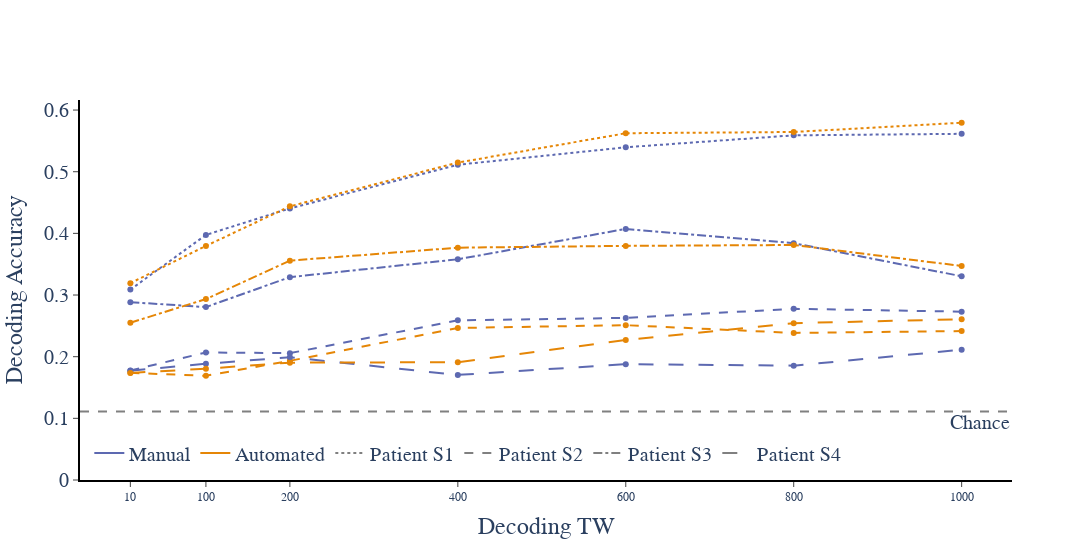

Notebook code for this chart:
### Code cell
import plotly.graph_objects as go

# Prepare data: one line per patient × aligner
df_plot = per_patient.copy()
df_plot["TW_value"] = df_plot["Decoding TW"].map(tw_map)

fig = go.Figure()

# assign each patient a dash style
dash_styles = ["dot", "dash", "dashdot", "longdash", "longdashdot"]
patients = df_plot["Patient"].unique()
patient_dash_map = {
    patient: dash_styles[i % len(dash_styles)] for i, patient in enumerate(patients)
}

# Real traces (hidden from legend)
for patient in patients:
    for aligner in ["Manual", "Automated"]:
        df_sub = df_plot[(df_plot["Patient"] == patient) & (df_plot["Aligner"] == aligner)]
        df_sub = df_sub.sort_values("TW_value")
        
        fig.add_trace(
            go.Scatter(
                x=df_sub["TW_value"],
                y=df_sub["Accuracy"],
                mode="lines+markers",
                name=f"{aligner} - P{patient}",
                line=dict(
                    color=colorsmap[aligner],
                    dash=patient_dash_map[patient],
                    width=2
                ),
                showlegend=False  # suppress patient × aligner combos
            )
        )

# Dummy traces for legend: aligners (color only)
for aligner in ["Manual", "Automated"]:
    fig.add_trace(
        go.Scatter(
            x=[None], y=[None],
            mode="lines",
            line=dict(color=colorsmap[aligner], width=2),
            name=aligner, 
        )
    )

# Dummy traces for legend: patients (dash only, neutral color)
for patient in patients:
    fig.add_trace(
        go.Scatter(
            x=[None], y=[None],
            mode="lines",
            line=dict(color="gray", dash=patient_dash_map[patient], width=2),
            name=f"Patient {patient}"
        )
    )

# Chance line
fig.add_hline(
    y=1/9,
    line_dash="dash",
    line_color="gray",
    annotation_text="Chance",
    annotation_position="bottom right"
)

# Axes formatting
fig.update_yaxes(
    title="Decoding Accuracy",
    rangemode="tozero",
    showline=True, linecolor="black", linewidth=2, ticks="outside"
)
fig.update_xaxes(
    title="Decoding TW",
    tickvals=list(tw_map.values()),
    ticktext=list(tw_mapms.values()),
    tickfont=dict(size=12),
    automargin=True,
    showline=True, linecolor="black", linewidth=2, ticks="outside"
)
fig.update_layout(
    plot_bgcolor='white',
    legend=dict(
        orientation='h',
        yanchor='bottom',
        y=0.02,
        xanchor='left',
        x=0.01,
        title_text=''
    ),
    title_text='',
    title_x=0.5,
    font=dict(size=20, family='Arial'), 
    width=2200
)
fig.write_image(r"Figures\Figure 4\October_2025\manualvsautomated_DecodingAccByDTWLinePlotbypat5.pdf", format="pdf")
fig.show()

### Figure 1 — Plotly figure (JSON) as saved in the notebook; plotly's stock layout.template omitted (floating-point values rounded to 4 significant figures)
{"data": [{"line": {"color": "rgb(93, 105, 177)", "dash": "dot", "width": 2}, "mode": "lines+markers", "name": "Manual - PS1", "showlegend": false, "type": "scatter", "x": [0.01, 0.1, 0.2, 0.4, 0.6, 0.8, 1.0], "y": [0.3088, 0.3975, 0.4405, 0.5113, 0.5396, 0.559, 0.5615]}, {"line": {"color": "rgb(229, 134, 6)", "dash": "dot", "width": 2}, "mode": "lines+markers", "name": "Automated - PS1", "showlegend": false, "type": "scatter", "x": [0.01, 0.1, 0.2, 0.4, 0.6, 0.8, 1.0], "y": [0.3192, 0.3796, 0.4438, 0.5148, 0.5624, 0.5644, 0.5794]}, {"line": {"color": "rgb(93, 105, 177)", "dash": "dash", "width": 2}, "mode": "lines+markers", "name": "Manual - PS2", "showlegend": false, "type": "scatter", "x": [0.01, 0.1, 0.2, 0.4, 0.6, 0.8, 1.0], "y": [0.1777, 0.2068, 0.2057, 0.2589, 0.2629, 0.2777, 0.2731]}, {"line": {"color": "rgb(229, 134, 6)", "dash": "dash", "width": 2}, "mode": "lines+markers", "name": "Automated - PS2", "showlegend": false, "type": "scatter", "x": [0.01, 0.1, 0.2, 0.4, 0.6, 0.8, 1.0], "y": [0.1738, 0.169, 0.1933, 0.2465, 0.2511, 0.2385, 0.2416]}, {"line": {"color": "rgb(93, 105, 177)", "dash": "dashdot", "width": 2}, "mode": "lines+markers", "name": "Manual - PS3", "showlegend": false, "type": "scatter", "x": [0.01, 0.1, 0.2, 0.4, 0.6, 0.8, 1.0], "y": [0.2884, 0.2804, 0.329, 0.358, 0.4072, 0.3841, 0.3304]}, {"line": {"color": "rgb(229, 134, 6)", "dash": "dashdot", "width": 2}, "mode": "lines+markers", "name": "Automated - PS3", "showlegend": false, "type": "scatter", "x": [0.01, 0.1, 0.2, 0.4, 0.6, 0.8, 1.0], "y": [0.2551, 0.2935, 0.3558, 0.3768, 0.3797, 0.3812, 0.3471]}, {"line": {"color": "rgb(93, 105, 177)", "dash": "longdash", "width": 2}, "mode": "lines+markers", "name": "Manual - PS4", "showlegend": false, "type": "scatter", "x": [0.01, 0.1, 0.2, 0.4, 0.6, 0.8, 1.0], "y": [0.1773, 0.1885, 0.1991, 0.1704, 0.1879, 0.1854, 0.2113]}, {"line": {"color": "rgb(229, 134, 6)", "dash": "longdash", "width": 2}, "mode": "lines+markers", "name": "Automated - PS4", "showlegend": false, "type": "scatter", "x": [0.01, 0.1, 0.2, 0.4, 0.6, 0.8, 1.0], "y": [0.1737, 0.1805, 0.1904, 0.191, 0.2272, 0.2544, 0.2607]}, {"line": {"color": "rgb(93, 105, 177)", "width": 2}, "mode": "lines", "name": "Manual", "type": "scatter", "x": [null], "y": [null]}, {"line": {"color": "rgb(229, 134, 6)", "width": 2}, "mode": "lines", "name": "Automated", "type": "scatter", "x": [null], "y": [null]}, {"line": {"color": "gray", "dash": "dot", "width": 2}, "mode": "lines", "name": "Patient S1", "type": "scatter", "x": [null], "y": [null]}, {"line": {"color": "gray", "dash": "dash", "width": 2}, "mode": "lines", "name": "Patient S2", "type": "scatter", "x": [null], "y": [null]}, {"line": {"color": "gray", "dash": "dashdot", "width": 2}, "mode": "lines", "name": "Patient S3", "type": "scatter", "x": [null], "y": [null]}, {"line": {"color": "gray", "dash": "longdash", "width": 2}, "mode": "lines", "name": "Patient S4", "type": "scatter", "x": [null], "y": [null]}], "layout": {"annotations": [{"showarrow": false, "text": "Chance", "x": 1, "xanchor": "right", "xref": "x domain", "y": 0.1111, "yanchor": "top", "yref": "y"}], "font": {"family": "Arial", "size": 20}, "legend": {"orientation": "h", "title": {"text": ""}, "x": 0.01, "xanchor": "left", "y": 0.02, "yanchor": "bottom"}, "plot_bgcolor": "white", "shapes": [{"line": {"color": "gray", "dash": "dash"}, "type": "line", "x0": 0, "x1": 1, "xref": "x domain", "y0": 0.1111, "y1": 0.1111, "yref": "y"}], "title": {"text": "", "x": 0.5}, "width": 2200, "xaxis": {"automargin": true, "linecolor": "black", "linewidth": 2, "showline": true, "tickfont": {"size": 12}, "ticks": "outside", "ticktext": ["1000", "800", "600", "400", "200", "100", "10"], "tickvals": [1, 0.8, 0.6, 0.4, 0.2, 0.1, 0.01], "title": {"text": "Decoding TW"}}, "yaxis": {"linecolor": "black", "linewidth": 2, "rangemode": "tozero", "showline": true, "ticks": "outside", "title": {"text": "Decoding Accuracy"}}}}
